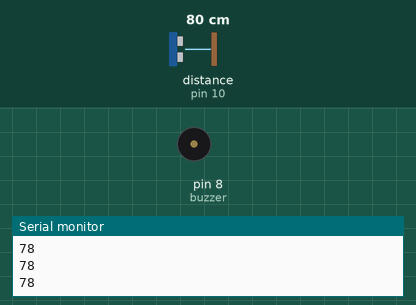
Recording of a sketch running on a simulated Arduino Uno, built with avr-gcc and run on an emulated ATmega328P. Shown: buzzer (waves = sounding, pin HIGH), the last lines printed to the serial monitor. Wiring (inferred from the names in the program): ultrasonic range finder: trigger pin 9; echo pin 10. The test bench sets the inputs (shaded band); at power-on: distance to the obstacle (sensor on pin 10) 80 cm. The echo pulse lasts 58.3 µs per cm; pins used as bus, display or sensor lines are not drawn.

Above: at 1.3 s.
1.4 s: distance to the obstacle (sensor on pin 10) set to 23 cm
2.9 s: distance to the obstacle (sensor on pin 10) set to 18 cm
At 4.2 s:
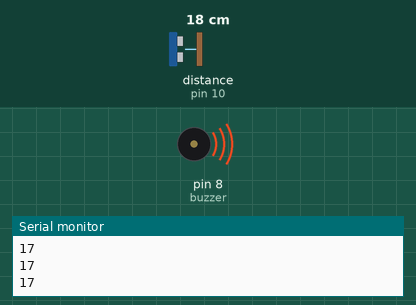
4.5 s: distance to the obstacle (sensor on pin 10) set to 35 cm
At 5.7 s:
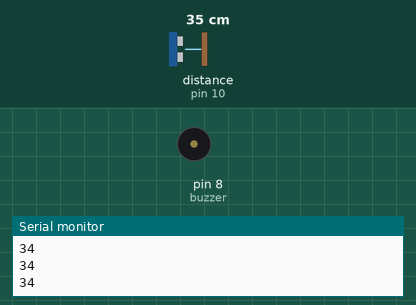
6.0 s: distance to the obstacle (sensor on pin 10) set to 2 cm
At 7.1 s:
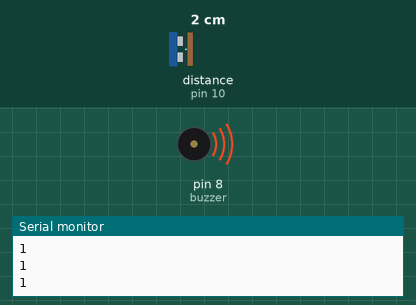
Timing chart, 0 to 8.5 s (numbered marks = the images above; inputs shaded):
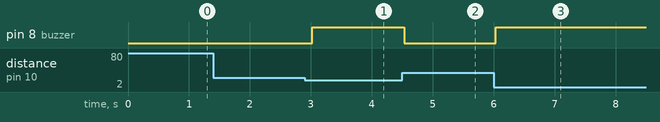

Measured:
- the behaviour switches between 21 and 20 cm on distance to the obstacle (sensor on pin 10) (found by bisection; images 0 and 1)
- after the input at 2.9 s, pin 8 (buzzer): LOW → HIGH after 0.12 s
- after the input at 4.5 s, pin 8 (buzzer): HIGH → LOW at once
- after the input at 6.0 s, pin 8 (buzzer): LOW → HIGH at once

The sketch:

parking_sensor.ino
```cpp
// Parking sensor v0.2 - Fix for Issue #1

void setup() {
  pinMode(9, OUTPUT);   // TRIG
  pinMode(10, INPUT);   // ECHO
  pinMode(8, OUTPUT);   // buzzer
  Serial.begin(9600);
}

long readDistanceCm() {
  digitalWrite(9, LOW);
  delayMicroseconds(2);
  digitalWrite(9, HIGH);
  delayMicroseconds(10);
  digitalWrite(9, LOW);

  // Wait for echo with a 25 ms timeout
  unsigned long d = pulseIn(10, HIGH, 25000);

  // Return -1 if no echo is received
  if (d == 0) {
    return -1;
  }

  return (long)(d * 0.034 / 2);
}

void loop() {
  long cm = readDistanceCm();
  Serial.println(cm);

  // Do not activate the buzzer for invalid readings
  if (cm > 0 && cm < 20) {
    digitalWrite(8, HIGH);
  } else {
    digitalWrite(8, LOW);
  }

  delay(500);
}
```
